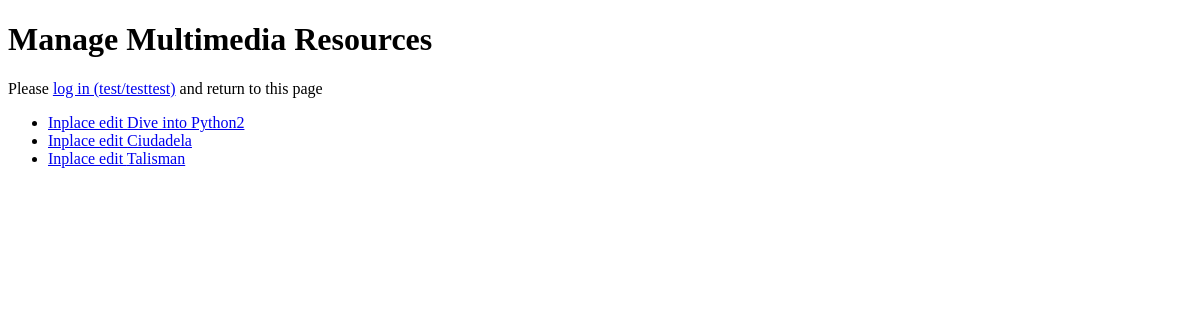
/multimediaresources/, run on an earlier commit of the app's database.
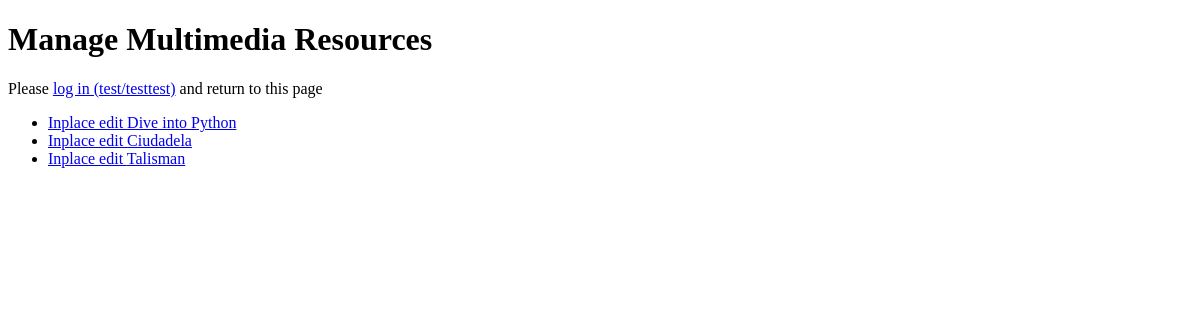
And on a later commit of the database.
### testing/multimediaresources/models.py (models this page shows)
class Resource(models.Model):
    name = models.CharField(verbose_name=_(u'Name'),
                            max_length=100, null=False, blank=False,
                            unique=True)
    created = models.DateField(verbose_name=_(u'Date of created'))
    description = models.TextField(verbose_name=_(u'Description'),
                                   blank=True, null=True)
    status = models.CharField(verbose_name=_(u'Status'),
                              max_length=20, choices=STATUS,
                              default='order', help_text='Status of the resource.',
                              editable=True, null=False, blank=False)
    resource_type = models.ForeignKey(TypeResource, verbose_name=_(u'Type'),
                                      null=False, blank=False, editable=True)
    owner = models.ManyToManyField(User, verbose_name=_(u'Owner'))
    amount = models.IntegerField(verbose_name=_(u'Amount'), null=True, blank=True)
    can_borrow = models.BooleanField(verbose_name=_(u'Can borrow?'))
    available_from = models.DateTimeField(verbose_name=_(u"Will be available from"))
    image = models.ImageField(verbose_name=_(u"Associated Image"), null=True, blank=True, upload_to="images")
    file = models.FileField(verbose_name=_(u"File Text"), null=True, blank=True, upload_to="files")
    class Meta:
        verbose_name = _(u'Resources')
    @models.permalink
    def get_absolute_url(self):
        return ('multimediaresources_edit', (self.pk,))
    def __unicode__(self):
        return self.name

### testing/multimediaresources/views.py (the view)
def multimediaresources_index(request):
    return render_to_response('multimediaresources/index.html',
                              {'resources': Resource.objects.all()},
                              context_instance=RequestContext(request))

### testing/multimediaresources/templates/multimediaresources/index.html (shortened to what this page needs)
{% extends "base.html" %}
{% load i18n %}
{% block content-title %}{% trans "Manage Multimedia Resources"%}{% endblock %}
{% block content %}
    <div>
        <ul>
        {% for resource in resources %}
            <li><a href="{{ resource.get_absolute_url }}">Inplace edit {{ resource }}</a></li>
        {% endfor %}
        </ul>
    </div>
{% endblock %}

### testing/templates/base.html (shortened to what this page needs)
{% load i18n inplace_edit %}<!DOCTYPE html PUBLIC "-//W3C//DTD XHTML 1.0 Transitional//EN"
    "http://www.w3.org/TR/xhtml1/DTD/xhtml1-transitional.dtd">
<html xmlns="http://www.w3.org/1999/xhtml" xml:lang="{{ LANGUAGE_CODE }}" lang="{{ LANGUAGE_CODE }}">
<head>
</head>
<body>
  {% block page %}
  <div>
    <h1 id="title">{% block content-title %}{% endblock %}</h1>
    <p>
    </p>
    {% block content %}
    {% endblock %}
  </div>
  {% endblock %}
</body>
</html>

What changed in the data, as far as the page shows it:
changed Resource: name "Dive into Python2" → "Dive into Python"
